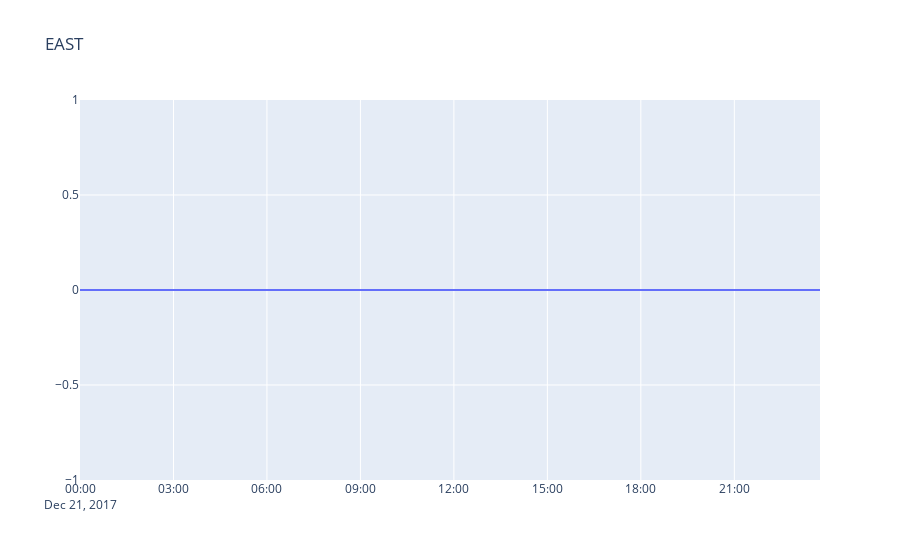

Notebook code cell kept with this figure:
### Code cell
fig = go.Figure()
fig.add_trace(go.Scatter(x=dataset.datetimes, y=dataset.values, name=wall.zone))
fig.update_layout(title_text=wall.direction)
